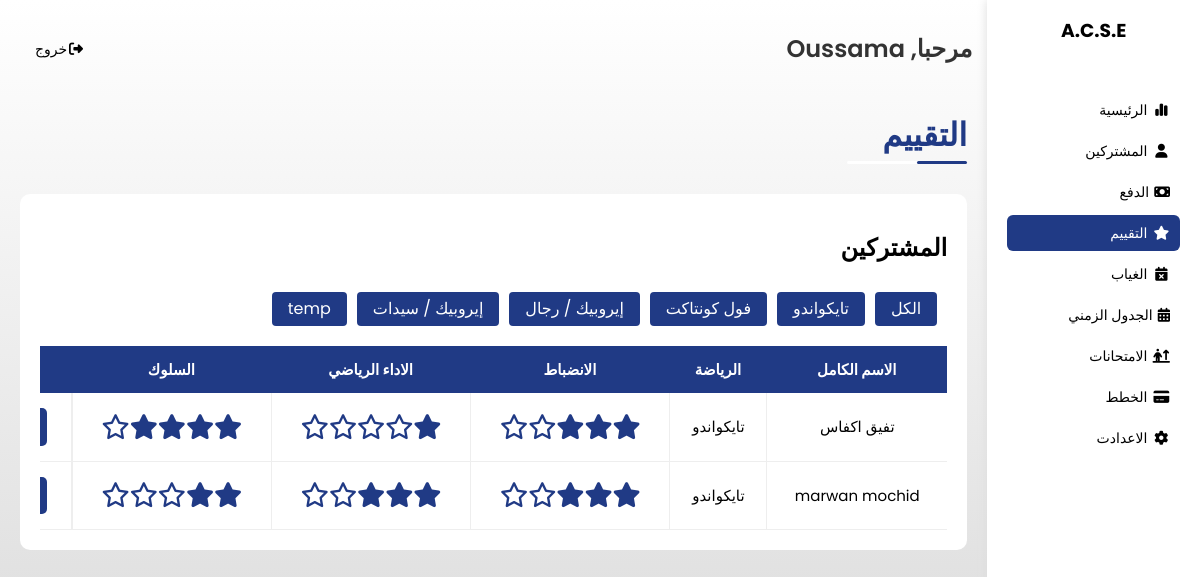
The app's page /assets/admin/evaluation.php (signed in) with its own data.
### tables this page shows
CREATE TABLE `adherents` (
  `identifier` varchar(20) NOT NULL,
  `nom` varchar(50) NOT NULL,
  `prenom` varchar(50) NOT NULL,
  `date_naissance` date NOT NULL,
  `poids` decimal(5,2) NOT NULL,
  `type` varchar(50) NOT NULL,
  `date_adhesion` date NOT NULL DEFAULT curdate(),
  `image_path` varchar(255) DEFAULT NULL,
  `BC_path` varchar(255) DEFAULT NULL,
  `guardian_name` varchar(50) DEFAULT NULL,
  `guardian_phone` varchar(15) DEFAULT NULL,
  `second_guardian_phone` varchar(15) DEFAULT NULL,
  `address` varchar(255) DEFAULT NULL,
  `health_status` varchar(20) DEFAULT NULL,
  `blood_type` varchar(50) DEFAULT NULL,
  `status` varchar(50) DEFAULT 'pending',
  `current_belt` varchar(50) DEFAULT NULL,
  `next_belt` varchar(50) DEFAULT NULL,
  `licence` varchar(250) DEFAULT NULL,
  `note` text DEFAULT NULL
);

CREATE TABLE `evaluations` (
  `id` int(11) NOT NULL,
  `identifier` varchar(20) NOT NULL,
  `month` int(11) DEFAULT NULL,
  `year` int(11) DEFAULT NULL,
  `discipline` int(11) DEFAULT NULL,
  `performance` int(11) DEFAULT NULL,
  `behavior` int(11) DEFAULT NULL
);

### assets/admin/evaluation.php (the view, shortened to what this page needs)
<!DOCTYPE html>
<html lang="en">
<head>
    <link rel="stylesheet" href="../css/framework.css">
    <link rel="stylesheet" href="../css/dashbord.css">
    <link rel="stylesheet" href="../css/normalize.css" />
    <link rel="stylesheet" href="../css/all.min.css" />
    <link rel="stylesheet" href="https://cdn.jsdelivr.net/npm/toastify-js/src/toastify.min.css">
</head>
<body dir="rtl">
    <div class="page d-flex">
        <?php require 'sidebar.php'; ?>
        <div class="content w-full">
            <?php require 'header.php'; ?>
            <h1 class="p-relative">التقييم</h1>
            <div class="absences p-20 bg-fff rad-10 m-20">
                <h2 class="mt-0 mb-20 mt-20">المشتركين</h2>
                <div class="responsive-table special">
                    <div class="options w-full">
                        <div class="branch-filter mt-10 mb-10">
                            <?php
                            $plansQuery = "SELECT DISTINCT name FROM plans";
                            $plansResult = $conn->query($plansQuery);
                            if ($plansResult->num_rows > 0) {
                                echo "<button class='btn-shape bg-c-60 color-fff active mb-10' data-branch='all'>الكل</button>";
                                while ($plan = $plansResult->fetch_assoc()) {
                                    echo "<button class='btn-shape bg-c-60 color-fff mb-10' data-branch='" . htmlspecialchars($plan['name']) . "'>" . htmlspecialchars($plan['name']) . "</button>";
                                }
                            } else {
                                echo "<p>No plans found.</p>";
                            }
                            ?>
                        </div>
                    </div>
                    <table class="fs-15 w-full" id="adherent-list">
                        <thead>
                            <tr>
                                <th>الاسم الكامل</th>
                                <th>الرياضة</th>
                                <th>الانضباط</th>
                                <th>الاداء الرياضي</th>
                                <th>السلوك</th>
                                <th>الإجراء</th>
                            </tr>
                        </thead>
                        <tbody>
                            <?php
                            $stmt1 = $conn->prepare("
                                SELECT adherents.*, plans.name
                                FROM adherents
                                LEFT JOIN plans ON adherents.type = plans.name
                                WHERE adherents.status = ?
                            ");
                            $status_active = 'active';
                            $stmt1->bind_param("s", $status_active);
                            $stmt1->execute();
                            $result1 = $stmt1->get_result();
                            if ($result1->num_rows > 0) {
                                while ($rows1 = $result1->fetch_assoc()) {
                                    $stmt2 = $conn->prepare("SELECT * FROM adherents WHERE identifier = ?");
                                    $stmt2->bind_param("s", $rows1['identifier']);
                                    $stmt2->execute();
                                    $res1 = $stmt2->get_result();
                                    $row1 = $res1->fetch_assoc();
                                    $stmt3 = $conn->prepare("SELECT * FROM evaluations WHERE identifier = ? ORDER BY year DESC, month DESC LIMIT 1");
                                    $stmt3->bind_param("s", $rows1['identifier']);
                                    $stmt3->execute();
                                    $res2 = $stmt3->get_result();
                                    $evaluation = $res2->fetch_assoc();
                                    $discipline = $evaluation['discipline'] ?? 0;
                                    $performance = $evaluation['performance'] ?? 0;
                                    $behavior = $evaluation['behavior'] ?? 0;
                                    echo "<form action='../php/save_evaluation.php' method='post'>";
                                    echo "<tr data-branch='" . htmlspecialchars($rows1['name']) . "'>";
                                    echo "<td>" . htmlspecialchars($row1['prenom'] . " " . $row1['nom']) . "</td>";
                                    echo "<td>" . htmlspecialchars($row1['type']) . "</td>";
                                    echo "<td>";
                                    for ($i = 0; $i < 5; $i++) {
                                        $class = $i < $discipline ? 'fa-solid' : 'fa-regular';
                                        echo "<i class='$class fa-star' data-index='$i'></i>";
                                    }
                                    echo "</td>";
                                    echo "<td>";
                                    for ($i = 0; $i < 5; $i++) {
                                        $class = $i < $performance ? 'fa-solid' : 'fa-regular';
                                        echo "<i class='$class fa-star' data-index='$i'></i>";
                                    }
                                    echo "</td>";
                                    echo "<td>";
                                    for ($i = 0; $i < 5; $i++) {
                                        $class = $i < $behavior ? 'fa-solid' : 'fa-regular';
                                        echo "<i class='$class fa-star' data-index='$i'></i>";
                                    }
                                    echo "</td>";
                                    echo "<td><input type='hidden' name='identifier' value='" . htmlspecialchars($row1['identifier']) . "'>";
                                    echo "<button type='submit' class='btn-shape bg-c-60 color-fff'>حفض</button></td>";
                                    echo "</tr>";
                                    echo "</form>";
                                }
                            }
                            ?>
                        </tbody>
                    </table>
                </div>
            </div>
        </div>
    </div>
</body>

### assets/css/framework.css (style rules this page uses)
:root { --color-60: #203a85; --color-60-Tr: #203a8580; --color-30: #fff; --color-10: #333333; --color-10-transparent: #3333331a; --color-second: #d6d6d6; --color-aaa: #aaa; --color-333: #333; --color-f8f9fa: #f8f9fa; --c-f00: #f00; }
.d-flex { display: flex; }
.p-20 { padding: 20px; }
.m-20 { margin: 20px; }
.mt-0 { margin-top: 0; }
.mt-10 { margin-top: 10px; }
.mt-20 { margin-top: 20px; }
.mb-10 { margin-bottom: 10px; }
.mb-20 { margin-bottom: 20px; }
.bg-fff { background-color: var(--color-30); }
.bg-c-60 { background-color: var(--color-60); }
.color-fff { color: var(--color-30); }
.p-relative { position: relative; }
.fs-15 { font-size: 15px; }
.rad-10 { border-radius: 10px; -webkit-border-radius: 10px; -moz-border-radius: 10px; -ms-border-radius: 10px; -o-border-radius: 10px; }
.w-full { width: 100%; }

### assets/css/dashbord.css (style rules this page uses)
:root { --color-60: #203a85; --color-60-Tr: #203a8580; --color-30: #fff; --color-10: #333333; --color-10-transparent: #3333331a; --color-second: #d6d6d6; --color-aaa: #aaa; --color-333: #333; --c-fff: #fff; --c-f00: #f00; }
* { box-sizing: border-box; }
body { margin: 0; font-family: 'Poppins', 'Work Sans', sans-serif; }
.content { overflow: hidden; }
.page { background-image: linear-gradient(180deg, var(--color-30) 0%, var(--color-second) 100%); min-height: 100vh; width: 100%; }
.page h1 { margin: 20px 20px 40px; color: var(--color-60); }
.page h1::before, .page h1::after { content: ""; height: 3px; position: absolute; bottom: -10px; right: 0; border-radius: 10px; -webkit-border-radius: 10px; -moz-border-radius: 10px; -ms-border-radius: 10px; -o-border-radius: 10px; }
.page h1::before { background-color: var(--color-30); width: 120px; }
.page h1::after { background-color: var(--color-60); width: 50px; }
.btn-shape { padding: 10px 20px; border: none; border-radius: 5px; cursor: pointer; }
.branch-filter button { margin-right: 10px; padding: 8px 16px; border: none; border-radius: 4px; background-color: var(--color-60); color: #fff; cursor: pointer; }
.absences .responsive-table, .horaire .responsive-table { overflow-x: auto; }
.absences table, .horaire table { min-width: 1000px; border-spacing: 0; }
.absences thead th, .horaire th { background-color: var(--color-60); color: var(--color-30); }
.absences table th, .absences table td, .horaire table th, .horaire table td { padding: 15px; text-align: center; }
.absences tbody td, .horaire tbody td { border-bottom: 1px solid #eee; border-left: 1px solid #eee; transition: .3s; -webkit-transition: .3s; -moz-transition: .3s; -ms-transition: .3s; -o-transition: .3s; }
.special tbody td:last-child, .horaire tbody td:last-child { border-right: 1px solid #eee; }
.special tbody td:last-child { display: flex; flex-direction: column; align-items: center; justify-content: center; }
form { display: flex; flex-direction: column; }

### assets/admin/evaluation.php (style rules this page uses)
table i { color: #203a85; font-size: 25px; }

### records on screen
adherents: prenom+nom "تفيق اكفاس", type "تايكواندو"
adherents: prenom+nom "marwan mochid", type "تايكواندو"

### other values on screen
$user_name "Oussama"
$plan['name'] "تايكواندو"
$plan['name'] "فول كونتاكت"
$plan['name'] "إيروبيك / رجال"
$plan['name'] "إيروبيك / سيدات"
$plan['name'] "temp"
